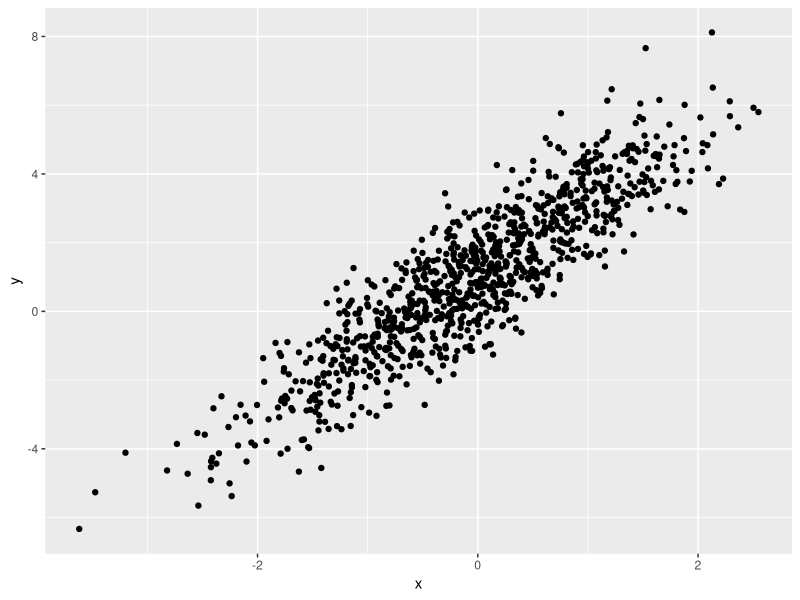
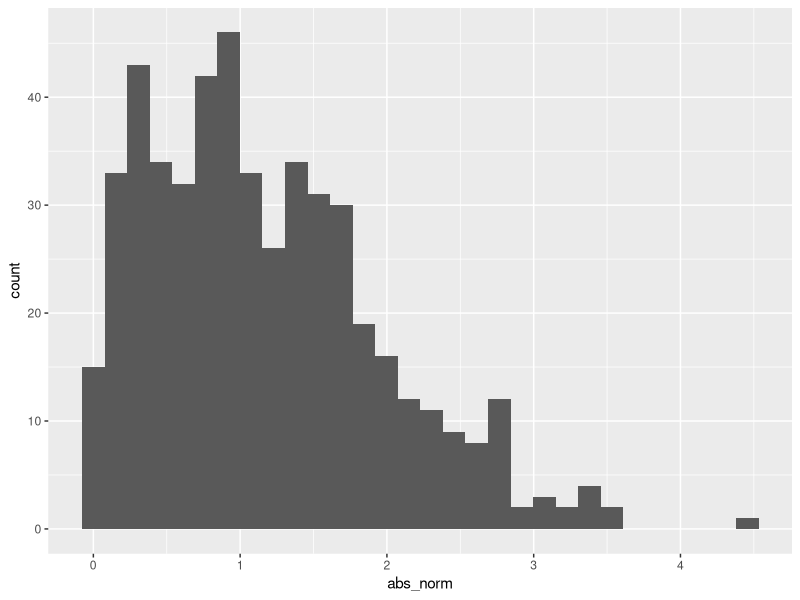

Write R code to recreate these figures, in order.
## ---- chunk 1
library(tidyverse)
## ---- chunk 2
samp = rnorm(100)
length(samp)
## ---- chunk 3
plot_df = 
        tibble(
                x = rnorm(n=1000),
                y = 1 + 2 * x + rnorm(n = 1000)
        )
ggplot(plot_df,  aes(x = x, y = y)) + geom_point()
## ---- chunk 4
la_df = 
        tibble(
                norm =  rnorm(n = 500, mean = 1),
                logical = norm > 0,
                abs_norm = abs(norm)
        )

ggplot(la_df, aes(x= abs_norm)) + geom_histogram()
